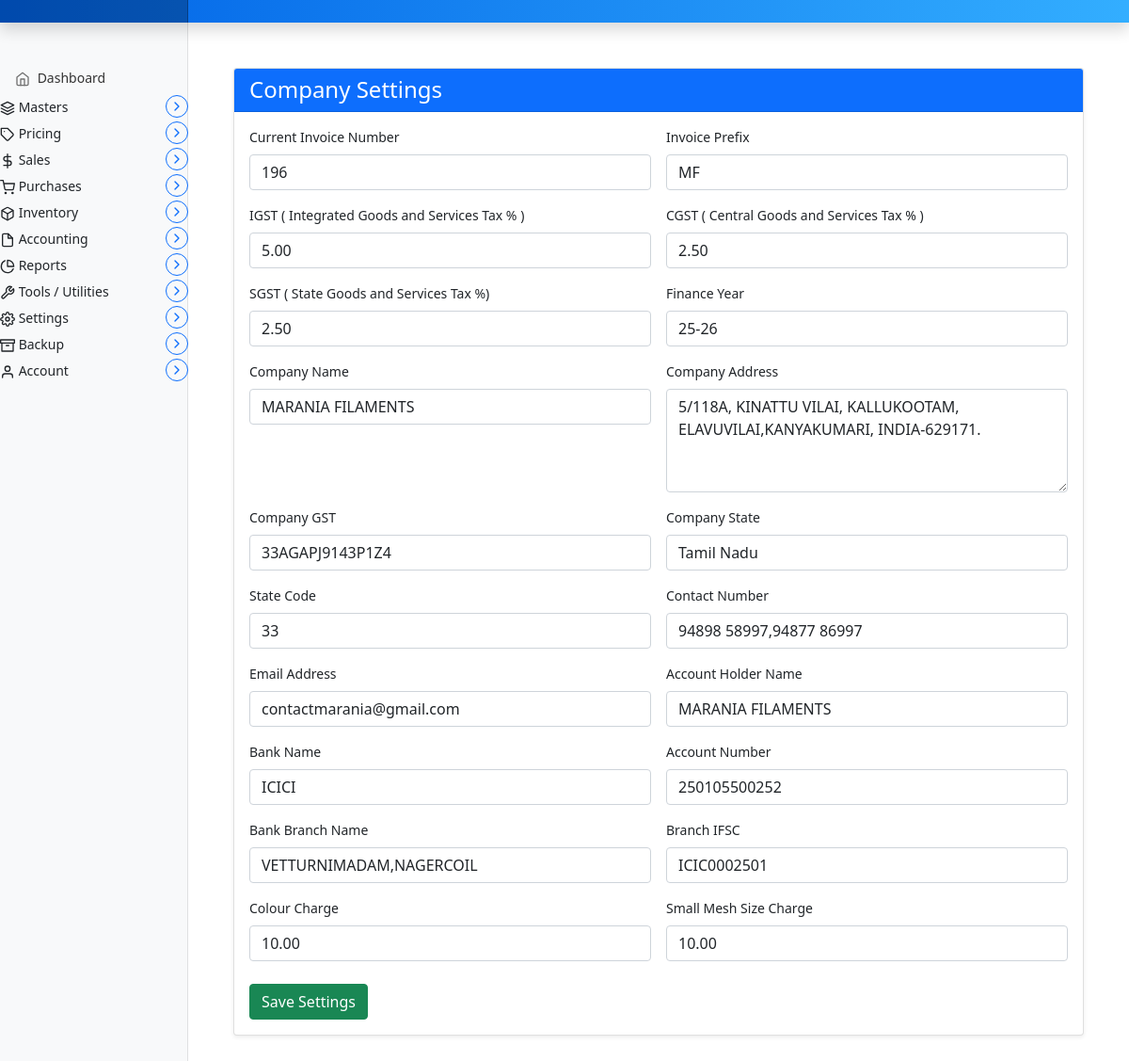
Before: /invoice/settings/company/ with the older database file.
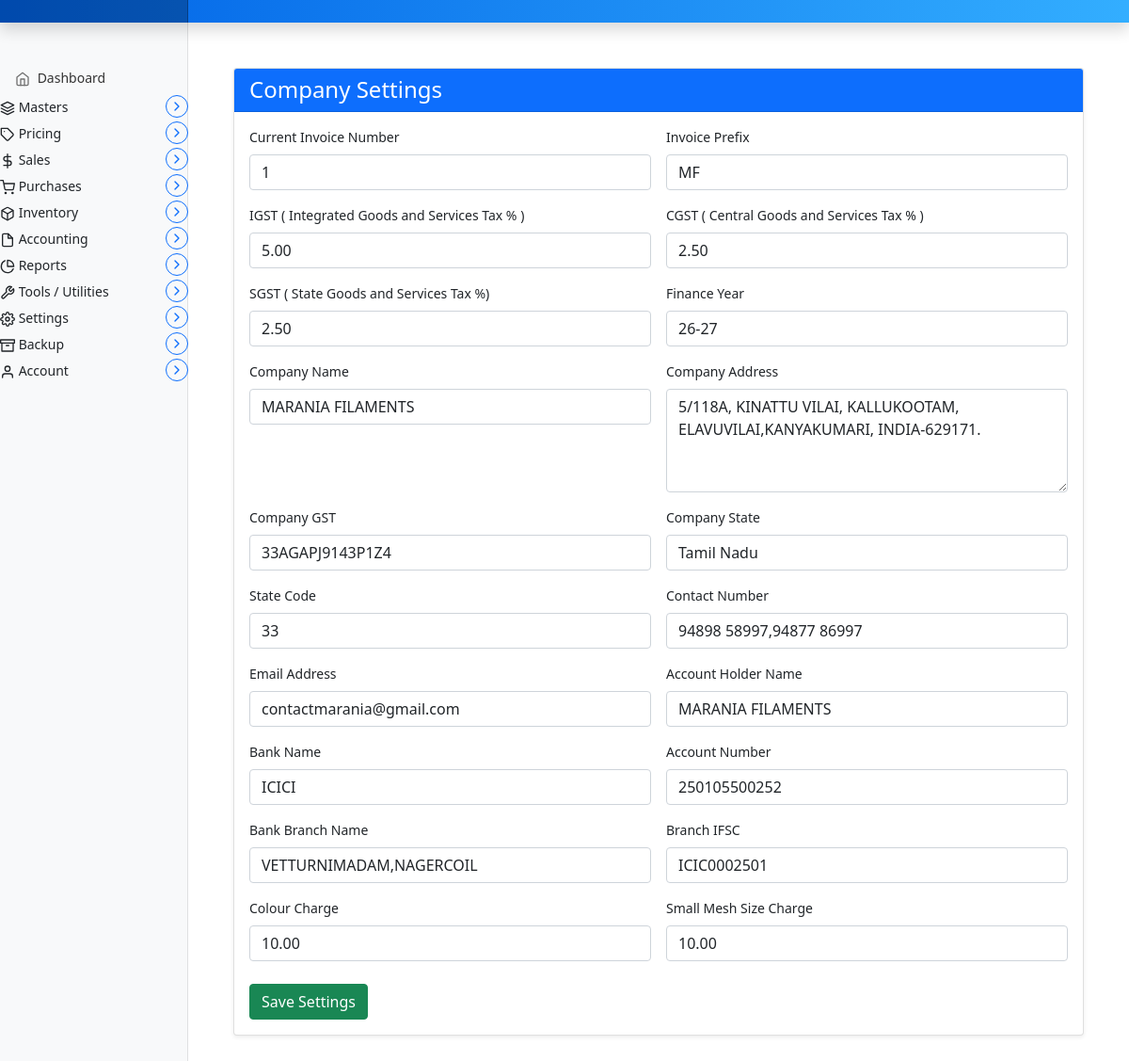
After: the same page with the newer database file.
### marania_invoice_app/models.py (models this page shows, shortened)
class CompanySettings(models.Model):
    id = models.PositiveSmallIntegerField(primary_key=True, default=1, editable=False)
    current_invoice_number = models.PositiveIntegerField(default=1)
    invoice_prefix = models.CharField(max_length=20, default="INV")
    igst = models.DecimalField(max_digits=5, decimal_places=2, default=0)
    cgst = models.DecimalField(max_digits=5, decimal_places=2, default=0)
    sgst = models.DecimalField(max_digits=5, decimal_places=2, default=0)
    finance_year = models.CharField(max_length=20, default=current_indian_financial_year)
    company_title = models.CharField(max_length=255)
    company_address = models.TextField()
    company_gst = models.CharField(max_length=50, blank=True, null=True)
    company_state = models.CharField(max_length=50, blank=True, null=True)
    company_state_code = models.CharField(max_length=50, blank=True, null=True)
    company_phone = models.CharField(max_length=50, blank=True, null=True)
    company_email = models.EmailField(blank=True, null=True)
    bank_account_name  = models.CharField(max_length=50, blank=True, null=True)
    bank_name  = models.CharField(max_length=25, blank=True, null=True)
    bank_account_number = models.CharField(max_length=50, blank=True, null=True)
    bank_branch = models.CharField(max_length=50, blank=True, null=True)
    bank_ifsc  = models.CharField(max_length=50, blank=True, null=True)
    small_mesh_size_charge = models.DecimalField(max_digits=5, decimal_places=2, default=0)
    colour_charge = models.DecimalField(max_digits=5, decimal_places=2, default=0)
    updated_at = models.DateTimeField(auto_now=True)
    class Meta:
        verbose_name = "Company Setting"
        verbose_name_plural = "Company Settings"

### marania_invoice_app/views.py (the view)
# urls.py: path('settings/company/', views.company_settings_view, name='company_settings'),
def company_settings_view(request):
    settings, created = CompanySettings.objects.get_or_create(id=1)
    if request.method == "POST":
        form = CompanySettingsForm(request.POST, instance=settings)
        if form.is_valid():
            form.save()
            messages.success(request, "Settings saved successfully!")
            return redirect("company_settings")  # redirect to same view
    else:
        form = CompanySettingsForm(instance=settings)
    return render(request, "marania_invoice_app/company_settings_form.html", {"form": form})

### templates/marania_invoice_app/company_settings_form.html (shortened to what this page needs)
{% extends 'partials/base.html' %}
{% load static %}
{% load widget_tweaks %}
{% block main %}
<main class="col-md-9 ms-sm-auto col-lg-10 px-md-4">
    <div class="container my-5">
        <div class="card shadow-sm">
            <div class="card-header bg-primary text-white">
                <h4 class="mb-0">Company Settings</h4>
            </div>
            <div class="card-body">
                <form method="POST">
                    <div class="row g-3">
                        {% for field in form %}
                        <div class="col-md-6">
                            <label class="form-label fw-semibold">{{ field.label }}</label>
                            {% if field.name == "company_address" %}
                                {{ field|add_class:"form-control"|attr:"rows:4" }}
                            {% else %}
                                {{ field|add_class:"form-control" }}
                            {% endif %}
                        </div>
                        {% endfor %}
                    </div>
                    <button class="btn btn-success mt-4" type="submit">
                        Save Settings
                    </button>
                </form>
            </div>
        </div>
    </div>
</main>
{% endblock %}

Changed rows visible on the page:
changed CompanySettings "MF": current_invoice_number "196" → "1"; finance_year "25-26" → "26-27"
